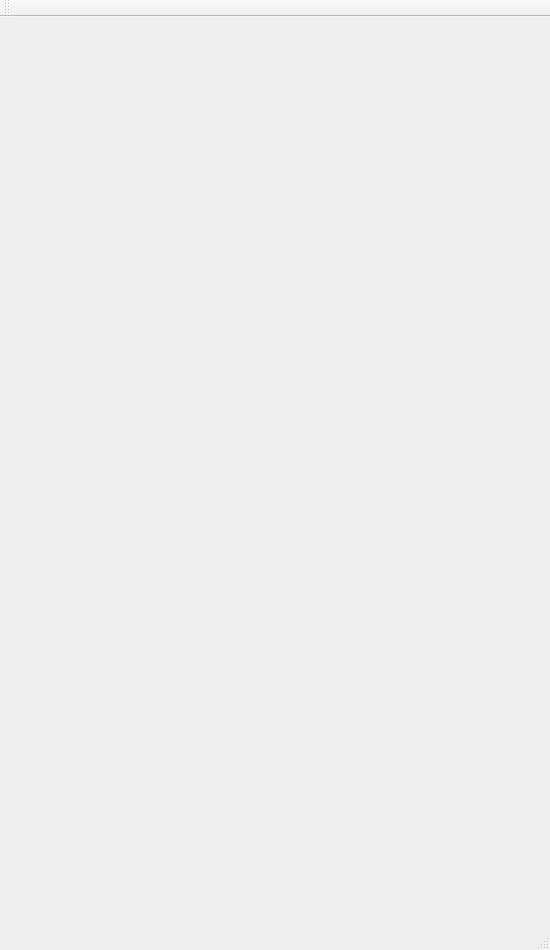
<?xml version="1.0" encoding="UTF-8"?>
<ui version="4.0">
 <class>MainWindow</class>
 <widget class="QMainWindow" name="MainWindow">
  <property name="geometry">
   <rect>
    <x>0</x>
    <y>0</y>
    <width>550</width>
    <height>950</height>
   </rect>
  </property>
  <property name="minimumSize">
   <size>
    <width>550</width>
    <height>950</height>
   </size>
  </property>
  <property name="maximumSize">
   <size>
    <width>550</width>
    <height>950</height>
   </size>
  </property>
  <property name="windowTitle">
   <string>MainWindow</string>
  </property>
  <widget class="QWidget" name="centralWidget"/>
  <widget class="QMenuBar" name="menuBar">
   <property name="geometry">
    <rect>
     <x>0</x>
     <y>0</y>
     <width>550</width>
     <height>26</height>
    </rect>
   </property>
  </widget>
  <widget class="QToolBar" name="mainToolBar">
   <attribute name="toolBarArea">
    <enum>TopToolBarArea</enum>
   </attribute>
   <attribute name="toolBarBreak">
    <bool>false</bool>
   </attribute>
  </widget>
  <widget class="QStatusBar" name="statusBar"/>
 </widget>
 <layoutdefault spacing="6" margin="11"/>
 <resources/>
 <connections/>
</ui>
